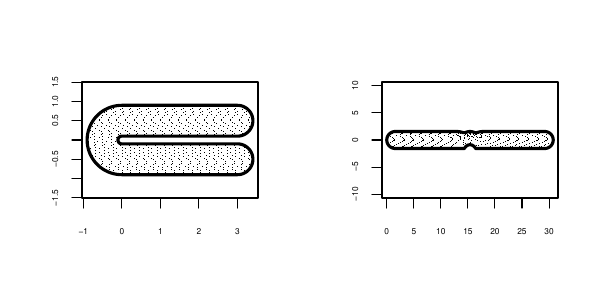

Generate this figure with R:
# Show the mapping of a grid on the horseshoe

library(soap)

fsb <- list(fs.boundary())

# untransformed data
m<-100;n<-50
xm <- seq(-1,3.5,length=m);yn<-seq(-1,1,length=n)
xx <- rep(xm,n);yy<-rep(yn,rep(m,n))

names(fsb[[1]]) <- c("x","y")
insiders<-inSide(fsb,x=xx,y=yy)

# load transformed data
predback.real<-read.csv("../../phd-smoothing/matlab/preal.csv",header=F)
predback.imag<-read.csv("../../phd-smoothing/matlab/pimag.csv",header=F)
grid<-data.frame(x=predback.real,y=predback.imag)
names(grid) <- c("x","y")


# do the plotting
pdf("hsgridmapping.pdf",6,3)
par(mfrow=c(1,2))

# plot the horseshoe
xx<-xx[insiders];yy<-yy[insiders]
plot(xx[seq(1,length(xx),5)],yy[seq(1,length(yy),5)],pch=".",asp=1,xlab="",ylim=c(-1,1),ylab="",cex=0.5,cex.axis=0.5)
lines(fsb[[1]],lwd=3)


# plot the transformed horseshoe
gridy<-grid$y[insiders];gridx<-grid$x[insiders]
plot(gridy[seq(1,length(gridy),10)],gridx[seq(1,length(gridx),10)],pch=".",xlab="",asp=1,ylim=c(-2,2),ylab="",cex=0.5,cex.axis=0.5)
fsb.mapped<-read.csv("../../phd-smoothing/sc-writeup/figs/fsbmapped.csv",header=F)
lines(fsb.mapped$V2,fsb.mapped$V1,lwd=3)

dev.off()
